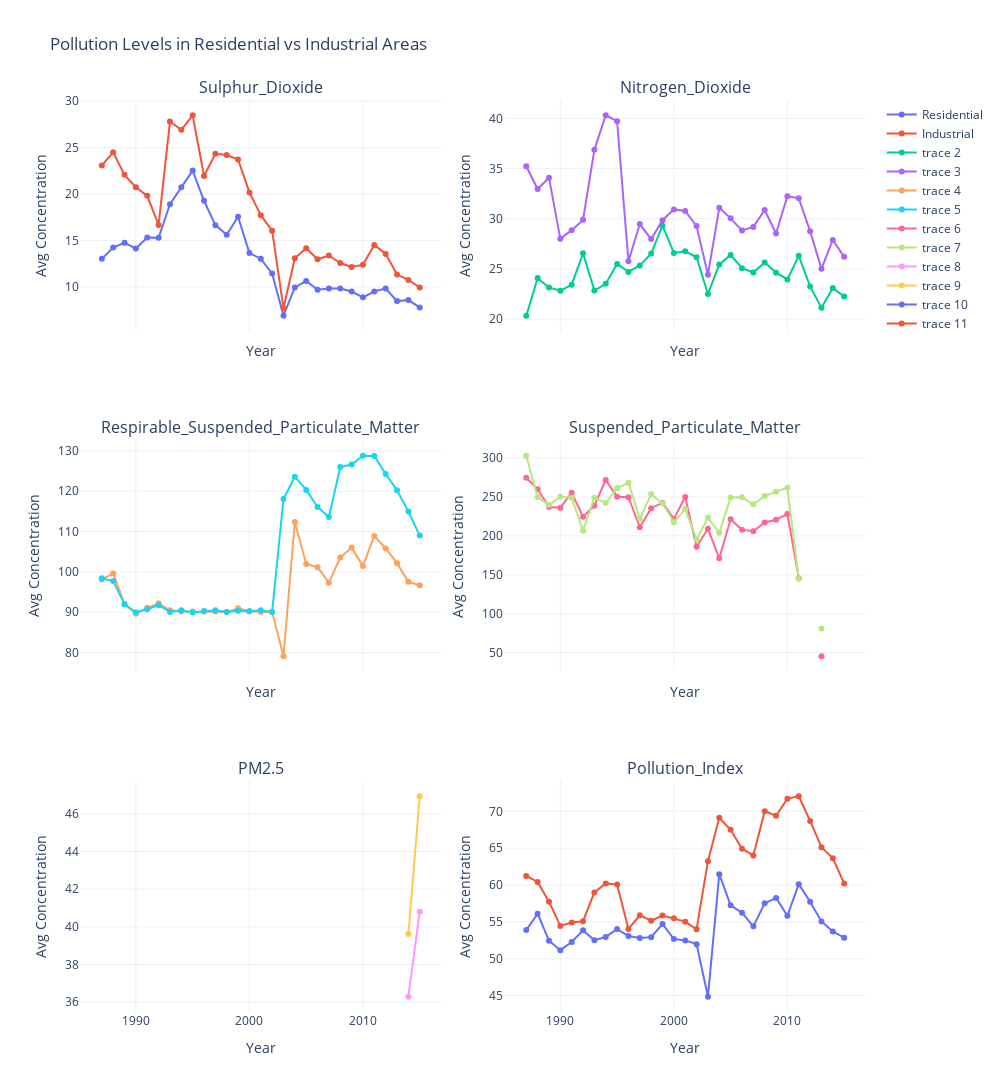

Source (notebook cell):
### Code cell
# Create a 3x2 subplot grid
fig = make_subplots(
    rows=3, cols=2,
    subplot_titles=pollutants,
    shared_xaxes=True,
    vertical_spacing=0.12,
    horizontal_spacing=0.08
)

# Map each pollutant to a subplot position
positions = [(1, 1), (1, 2), (2, 1), (2, 2), (3, 1), (3, 2)]

for i, pollutant in enumerate(pollutants):
    row, col = positions[i]
    
    for area in areas:
        subset = grouped[grouped['Area_Category'] == area]
        fig.add_trace(go.Scatter(
            x=subset['Year'],
            y=subset[pollutant],
            mode='lines+markers',
            name=area if i == 0 else None,  # Show legend only once
            hovertemplate=f"{pollutant} ({area})<br>Year: %{{x}}<br>Avg: %{{y:.2f}}"
        ), row=row, col=col)

# Final layout tweaks
fig.update_layout(
    title_text="Pollution Levels in Residential vs Industrial Areas",
    height=1200,
    width=1000,
    template="plotly_white",
    showlegend=True
)

fig.update_xaxes(title_text="Year")
fig.update_yaxes(title_text="Avg Concentration")

fig.show()

### Figure 1 — Plotly figure (JSON) as saved in the notebook; plotly's stock layout.template omitted (floating-point values rounded to 4 significant figures)
{"data": [{"hovertemplate": "Sulphur_Dioxide (Residential)<br>Year: %{x}<br>Avg: %{y:.2f}", "mode": "lines+markers", "name": "Residential", "type": "scatter", "x": [1987.0, 1988.0, 1989.0, 1990.0, 1991.0, 1992.0, 1993.0, 1994.0, 1995.0, 1996.0, 1997.0, 1998.0, 1999.0, 2000.0, 2001.0, 2002.0, 2003.0, 2004.0, 2005.0, 2006.0, 2007.0, 2008.0, 2009.0, 2010.0, 2011.0, 2012.0, 2013.0, 2014.0, 2015.0], "xaxis": "x", "y": [13.02, 14.24, 14.74, 14.12, 15.32, 15.29, 18.9, 20.75, 22.53, 19.28, 16.65, 15.61, 17.55, 13.64, 13.03, 11.43, 6.885, 9.931, 10.63, 9.691, 9.817, 9.808, 9.496, 8.867, 9.509, 9.824, 8.462, 8.577, 7.785], "yaxis": "y"}, {"hovertemplate": "Sulphur_Dioxide (Industrial)<br>Year: %{x}<br>Avg: %{y:.2f}", "mode": "lines+markers", "name": "Industrial", "type": "scatter", "x": [1987.0, 1988.0, 1989.0, 1990.0, 1991.0, 1992.0, 1993.0, 1994.0, 1995.0, 1996.0, 1997.0, 1998.0, 1999.0, 2000.0, 2001.0, 2002.0, 2003.0, 2004.0, 2005.0, 2006.0, 2007.0, 2008.0, 2009.0, 2010.0, 2011.0, 2012.0, 2013.0, 2014.0, 2015.0], "xaxis": "x", "y": [23.09, 24.51, 22.07, 20.74, 19.81, 16.67, 27.82, 26.93, 28.49, 21.95, 24.34, 24.2, 23.72, 20.18, 17.72, 16.05, 7.684, 13.07, 14.16, 12.97, 13.38, 12.56, 12.13, 12.38, 14.52, 13.55, 11.32, 10.74, 9.928], "yaxis": "y"}, {"hovertemplate": "Nitrogen_Dioxide (Residential)<br>Year: %{x}<br>Avg: %{y:.2f}", "mode": "lines+markers", "type": "scatter", "x": [1987.0, 1988.0, 1989.0, 1990.0, 1991.0, 1992.0, 1993.0, 1994.0, 1995.0, 1996.0, 1997.0, 1998.0, 1999.0, 2000.0, 2001.0, 2002.0, 2003.0, 2004.0, 2005.0, 2006.0, 2007.0, 2008.0, 2009.0, 2010.0, 2011.0, 2012.0, 2013.0, 2014.0, 2015.0], "xaxis": "x2", "y": [20.34, 24.08, 23.16, 22.82, 23.43, 26.56, 22.84, 23.52, 25.5, 24.71, 25.35, 26.53, 29.3, 26.6, 26.75, 26.16, 22.5, 25.45, 26.4, 25.07, 24.64, 25.64, 24.63, 23.95, 26.3, 23.26, 21.12, 23.09, 22.25], "yaxis": "y2"}, {"hovertemplate": "Nitrogen_Dioxide (Industrial)<br>Year: %{x}<br>Avg: %{y:.2f}", "mode": "lines+markers", "type": "scatter", "x": [1987.0, 1988.0, 1989.0, 1990.0, 1991.0, 1992.0, 1993.0, 1994.0, 1995.0, 1996.0, 1997.0, 1998.0, 1999.0, 2000.0, 2001.0, 2002.0, 2003.0, 2004.0, 2005.0, 2006.0, 2007.0, 2008.0, 2009.0, 2010.0, 2011.0, 2012.0, 2013.0, 2014.0, 2015.0], "xaxis": "x2", "y": [35.23, 32.97, 34.09, 28.0, 28.86, 29.89, 36.86, 40.3, 39.72, 25.76, 29.47, 27.97, 29.85, 30.93, 30.78, 29.27, 24.42, 31.09, 30.04, 28.84, 29.19, 30.87, 28.53, 32.25, 32.04, 28.76, 25.01, 27.88, 26.2], "yaxis": "y2"}, {"hovertemplate": "Respirable_Suspended_Particulate_Matter (Residential)<br>Year: %{x}<br>Avg: %{y:.2f}", "mode": "lines+markers", "type": "scatter", "x": [1987.0, 1988.0, 1989.0, 1990.0, 1991.0, 1992.0, 1993.0, 1994.0, 1995.0, 1996.0, 1997.0, 1998.0, 1999.0, 2000.0, 2001.0, 2002.0, 2003.0, 2004.0, 2005.0, 2006.0, 2007.0, 2008.0, 2009.0, 2010.0, 2011.0, 2012.0, 2013.0, 2014.0, 2015.0], "xaxis": "x3", "y": [98.14, 99.62, 92.0, 89.66, 91.11, 92.23, 90.5, 90.19, 90.21, 90.16, 90.22, 90.05, 90.99, 90.29, 90.05, 90.09, 79.11, 112.4, 102.0, 101.2, 97.35, 103.6, 106.0, 101.5, 108.9, 105.8, 102.2, 97.54, 96.71], "yaxis": "y3"}, {"hovertemplate": "Respirable_Suspended_Particulate_Matter (Industrial)<br>Year: %{x}<br>Avg: %{y:.2f}", "mode": "lines+markers", "type": "scatter", "x": [1987.0, 1988.0, 1989.0, 1990.0, 1991.0, 1992.0, 1993.0, 1994.0, 1995.0, 1996.0, 1997.0, 1998.0, 1999.0, 2000.0, 2001.0, 2002.0, 2003.0, 2004.0, 2005.0, 2006.0, 2007.0, 2008.0, 2009.0, 2010.0, 2011.0, 2012.0, 2013.0, 2014.0, 2015.0], "xaxis": "x3", "y": [98.42, 97.74, 92.0, 90.02, 90.76, 91.77, 90.08, 90.48, 89.93, 90.29, 90.48, 90.07, 90.37, 90.28, 90.48, 90.09, 118.1, 123.6, 120.3, 116.1, 113.6, 126.0, 126.6, 128.8, 128.7, 124.3, 120.3, 115.0, 109.0], "yaxis": "y3"}, {"hovertemplate": "Suspended_Particulate_Matter (Residential)<br>Year: %{x}<br>Avg: %{y:.2f}", "mode": "lines+markers", "type": "scatter", "x": [1987.0, 1988.0, 1989.0, 1990.0, 1991.0, 1992.0, 1993.0, 1994.0, 1995.0, 1996.0, 1997.0, 1998.0, 1999.0, 2000.0, 2001.0, 2002.0, 2003.0, 2004.0, 2005.0, 2006.0, 2007.0, 2008.0, 2009.0, 2010.0, 2011.0, 2012.0, 2013.0, 2014.0, 2015.0], "xaxis": "x4", "y": [274.7, 260.1, 237.2, 236.2, 255.5, 224.7, 238.9, 271.9, 250.4, 249.7, 211.1, 235.6, 242.7, 221.9, 250.0, 186.0, 209.3, 171.2, 221.4, 207.8, 205.9, 217.3, 220.8, 228.1, 145.6, NaN, 45.38, NaN, NaN], "yaxis": "y4"}, {"hovertemplate": "Suspended_Particulate_Matter (Industrial)<br>Year: %{x}<br>Avg: %{y:.2f}", "mode": "lines+markers", "type": "scatter", "x": [1987.0, 1988.0, 1989.0, 1990.0, 1991.0, 1992.0, 1993.0, 1994.0, 1995.0, 1996.0, 1997.0, 1998.0, 1999.0, 2000.0, 2001.0, 2002.0, 2003.0, 2004.0, 2005.0, 2006.0, 2007.0, 2008.0, 2009.0, 2010.0, 2011.0, 2012.0, 2013.0, 2014.0, 2015.0], "xaxis": "x4", "y": [303.0, 249.8, 239.6, 250.3, 249.0, 206.7, 249.0, 242.5, 261.1, 268.4, 222.0, 253.7, 241.8, 217.5, 234.5, 195.4, 223.5, 203.9, 249.3, 249.6, 240.5, 251.2, 256.9, 262.0, 144.9, NaN, 81.09, NaN, NaN], "yaxis": "y4"}, {"hovertemplate": "PM2.5 (Residential)<br>Year: %{x}<br>Avg: %{y:.2f}", "mode": "lines+markers", "type": "scatter", "x": [1987.0, 1988.0, 1989.0, 1990.0, 1991.0, 1992.0, 1993.0, 1994.0, 1995.0, 1996.0, 1997.0, 1998.0, 1999.0, 2000.0, 2001.0, 2002.0, 2003.0, 2004.0, 2005.0, 2006.0, 2007.0, 2008.0, 2009.0, 2010.0, 2011.0, 2012.0, 2013.0, 2014.0, 2015.0], "xaxis": "x5", "y": [NaN, NaN, NaN, NaN, NaN, NaN, NaN, NaN, NaN, NaN, NaN, NaN, NaN, NaN, NaN, NaN, NaN, NaN, NaN, NaN, NaN, NaN, NaN, NaN, NaN, NaN, NaN, 36.29, 40.81], "yaxis": "y5"}, {"hovertemplate": "PM2.5 (Industrial)<br>Year: %{x}<br>Avg: %{y:.2f}", "mode": "lines+markers", "type": "scatter", "x": [1987.0, 1988.0, 1989.0, 1990.0, 1991.0, 1992.0, 1993.0, 1994.0, 1995.0, 1996.0, 1997.0, 1998.0, 1999.0, 2000.0, 2001.0, 2002.0, 2003.0, 2004.0, 2005.0, 2006.0, 2007.0, 2008.0, 2009.0, 2010.0, 2011.0, 2012.0, 2013.0, 2014.0, 2015.0], "xaxis": "x5", "y": [NaN, NaN, NaN, NaN, NaN, NaN, NaN, NaN, NaN, NaN, NaN, NaN, NaN, NaN, NaN, NaN, NaN, NaN, NaN, NaN, NaN, NaN, NaN, NaN, NaN, NaN, NaN, 39.62, 46.94], "yaxis": "y5"}, {"hovertemplate": "Pollution_Index (Residential)<br>Year: %{x}<br>Avg: %{y:.2f}", "mode": "lines+markers", "type": "scatter", "x": [1987.0, 1988.0, 1989.0, 1990.0, 1991.0, 1992.0, 1993.0, 1994.0, 1995.0, 1996.0, 1997.0, 1998.0, 1999.0, 2000.0, 2001.0, 2002.0, 2003.0, 2004.0, 2005.0, 2006.0, 2007.0, 2008.0, 2009.0, 2010.0, 2011.0, 2012.0, 2013.0, 2014.0, 2015.0], "xaxis": "x6", "y": [53.88, 56.11, 52.45, 51.16, 52.26, 53.86, 52.5, 52.96, 54.02, 53.08, 52.8, 52.93, 54.71, 52.67, 52.49, 51.98, 44.85, 61.47, 57.25, 56.25, 54.4, 57.54, 58.23, 55.83, 60.12, 57.73, 55.07, 53.69, 52.86], "yaxis": "y6"}, {"hovertemplate": "Pollution_Index (Industrial)<br>Year: %{x}<br>Avg: %{y:.2f}", "mode": "lines+markers", "type": "scatter", "x": [1987.0, 1988.0, 1989.0, 1990.0, 1991.0, 1992.0, 1993.0, 1994.0, 1995.0, 1996.0, 1997.0, 1998.0, 1999.0, 2000.0, 2001.0, 2002.0, 2003.0, 2004.0, 2005.0, 2006.0, 2007.0, 2008.0, 2009.0, 2010.0, 2011.0, 2012.0, 2013.0, 2014.0, 2015.0], "xaxis": "x6", "y": [61.24, 60.42, 57.75, 54.45, 54.9, 55.09, 59.0, 60.21, 60.07, 54.04, 55.9, 55.16, 55.86, 55.49, 55.03, 53.99, 63.23, 69.12, 67.49, 64.93, 64.01, 70.02, 69.4, 71.72, 72.04, 68.69, 65.13, 63.65, 60.21], "yaxis": "y6"}], "layout": {"annotations": [{"font": {"size": 16}, "showarrow": false, "text": "Sulphur_Dioxide", "x": 0.23, "xanchor": "center", "xref": "paper", "y": 1, "yanchor": "bottom", "yref": "paper"}, {"font": {"size": 16}, "showarrow": false, "text": "Nitrogen_Dioxide", "x": 0.77, "xanchor": "center", "xref": "paper", "y": 1, "yanchor": "bottom", "yref": "paper"}, {"font": {"size": 16}, "showarrow": false, "text": "Respirable_Suspended_Particulate_Matter", "x": 0.23, "xanchor": "center", "xref": "paper", "y": 0.6267, "yanchor": "bottom", "yref": "paper"}, {"font": {"size": 16}, "showarrow": false, "text": "Suspended_Particulate_Matter", "x": 0.77, "xanchor": "center", "xref": "paper", "y": 0.6267, "yanchor": "bottom", "yref": "paper"}, {"font": {"size": 16}, "showarrow": false, "text": "PM2.5", "x": 0.23, "xanchor": "center", "xref": "paper", "y": 0.2533, "yanchor": "bottom", "yref": "paper"}, {"font": {"size": 16}, "showarrow": false, "text": "Pollution_Index", "x": 0.77, "xanchor": "center", "xref": "paper", "y": 0.2533, "yanchor": "bottom", "yref": "paper"}], "height": 1200, "showlegend": true, "title": {"text": "Pollution Levels in Residential vs Industrial Areas"}, "width": 1000, "xaxis": {"anchor": "y", "domain": [0, 0.46], "matches": "x5", "showticklabels": false, "title": {"text": "Year"}}, "xaxis2": {"anchor": "y2", "domain": [0.54, 1], "matches": "x6", "showticklabels": false, "title": {"text": "Year"}}, "xaxis3": {"anchor": "y3", "domain": [0, 0.46], "matches": "x5", "showticklabels": false, "title": {"text": "Year"}}, "xaxis4": {"anchor": "y4", "domain": [0.54, 1], "matches": "x6", "showticklabels": false, "title": {"text": "Year"}}, "xaxis5": {"anchor": "y5", "domain": [0, 0.46], "title": {"text": "Year"}}, "xaxis6": {"anchor": "y6", "domain": [0.54, 1], "title": {"text": "Year"}}, "yaxis": {"anchor": "x", "domain": [0.7467, 1], "title": {"text": "Avg Concentration"}}, "yaxis2": {"anchor": "x2", "domain": [0.7467, 1], "title": {"text": "Avg Concentration"}}, "yaxis3": {"anchor": "x3", "domain": [0.3733, 0.6267], "title": {"text": "Avg Concentration"}}, "yaxis4": {"anchor": "x4", "domain": [0.3733, 0.6267], "title": {"text": "Avg Concentration"}}, "yaxis5": {"anchor": "x5", "domain": [0, 0.2533], "title": {"text": "Avg Concentration"}}, "yaxis6": {"anchor": "x6", "domain": [0, 0.2533], "title": {"text": "Avg Concentration"}}}}
